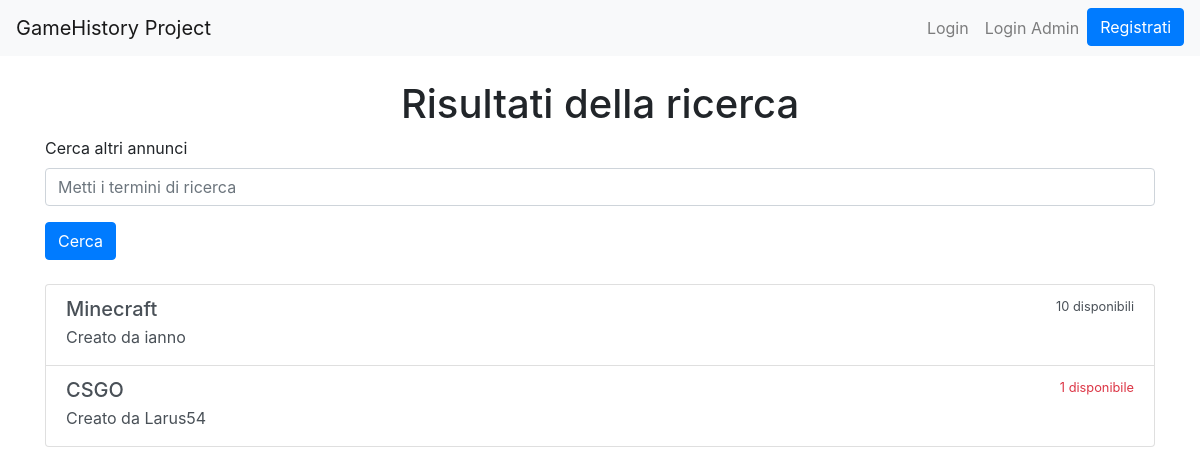
The app's page /search/ with its own data.
### marketplace/models.py (models this page shows, shortened)
class Listing(models.Model):
    user = models.ForeignKey(User, on_delete=models.CASCADE)  # Foreign Key sullo user
    game = models.ForeignKey(Game, on_delete=models.CASCADE)  # Foreign Key sul gioco collegato
    price = models.DecimalField(max_digits=10, decimal_places=2) # campo del prezzo
    quantity = models.PositiveIntegerField(default=1)  # campo della quantità disponibile dell'annuncio
    created_at = models.DateTimeField(auto_now_add=True)  # campo che riguarda la data di pubblicazione)
    is_available = models.BooleanField(default=True)  # campo che riguarda la disponibilità per la visione sulla home principale

class Game(models.Model):
    title = models.CharField(max_length=100)
    release_date = models.DateField()
    genre = models.CharField(max_length=50)
    category = models.CharField(max_length=50)
    platform = models.CharField(max_length=50)
    description = models.TextField()

### marketplace/views.py (the view)
# urls.py: path('search/', views.search_listings, name='search_listings'),
def search_listings(request):
    query = request.GET.get('query')
    listings = Listing.objects.filter(is_available=True)
    if query:
        listings = listings.filter(
            Q(game__title__icontains=query) |
            Q(game__genre__icontains=query)
        )
    return render(request, 'marketplace/search_results.html', {
        'listings': listings,
        'query': query,
    })

### marketplace/templates/marketplace/search_results.html (shortened to what this page needs)
<!DOCTYPE html>
<html lang="en">
<head>
    <link href="https://stackpath.bootstrapcdn.com/bootstrap/4.5.2/css/bootstrap.min.css" rel="stylesheet">
</head>
<body>
  <nav class="navbar navbar-expand-lg navbar-light bg-light">
    <a class="navbar-brand" href="{% url 'home'%}">GameHistory Project</a>
    <div class="collapse navbar-collapse" id="navbarNav">
        <ul class="navbar-nav ml-auto">
            {% if user.is_authenticated %}
                <li class="nav-item">
                    <a class="nav-link" href="{% url 'user_profile' %}">Il tuo account</a>
                </li>
                <li class="nav-item">
                    <a class="nav-link" href="{% url 'user_purchases' %}">I tuoi acquisti</a>
                </li>
                <li class="nav-item">
                    <a class="nav-link" href="{% url 'create_listing' %}">Crea annuncio</a>
                </li>
                {% if user.is_superuser %}
                <li class="nav-item">
                    <a class="btn btn-outline-danger" href="{% url 'admin:index' %}">Admin Dashboard</a>
                </li>
                {% endif %}
                <li class="nav-item">
                    <form method="post" action="{% url 'logout' %}" class="form-inline">
                        {% csrf_token %}
                        <button type="submit" class="btn btn-outline-danger">Logout</button>
                    </form>
                </li>
            {% else %}
                <li class="nav-item">
                    <a class="nav-link" href="{% url 'login' %}">Login</a>
                </li>
                <li class="nav-item">
                    <a class="nav-link" href="{% url 'admin:index' %}">Login Admin</a>
                </li>
                <li class="nav-item">
                    <a class="btn btn-primary" href="{% url 'signup' %}">Registrati</a>
                </li>
            {% endif %}
        </ul>
    </div>
</nav>
    <div class="container mt-4">
        <h1 class="text-center">Risultati della ricerca</h1>
        <form method="GET" action="{% url 'search_listings' %}" class="mb-4">
            <div class="form-group">
                <label for="query">Cerca altri annunci</label>
                <input type="text" class="form-control" id="query" name="query" placeholder="Metti i termini di ricerca" value="{{ form.cleaned_data.query }}">
            </div>
            <button type="submit" class="btn btn-primary">Cerca</button>
        </form>
        {% if listings %}
            <div class="list-group">
                {% for listing in listings %}
                    <a href="{% url 'listing_detail' listing.id %}" class="list-group-item list-group-item-action">
                        <div class="d-flex w-100 justify-content-between">
                            <h5 class="mb-1">{{ listing.game.title }}</h5>
                            {% if listing.quantity == 1%}
                                <small class="text-danger">{{ listing.quantity }} disponibile</small>
                            {% else %}
                                <small>{{ listing.quantity }} disponibili</small>
                            {% endif %}
                        </div>
                        <p class="mb-1">Creato da {{ listing.user.username }}</p>
                    </a>
                {% endfor %}
            </div>
        {% else %}
            <p class="alert alert-warning">Nessun annuncio trovato</p>
        {% endif %}
    </div>
</body>
</html>

### records on screen
Listing: game "Minecraft", quantity "10", user.username "ianno"
Listing: game "CSGO", quantity "1", user.username "Larus54"
